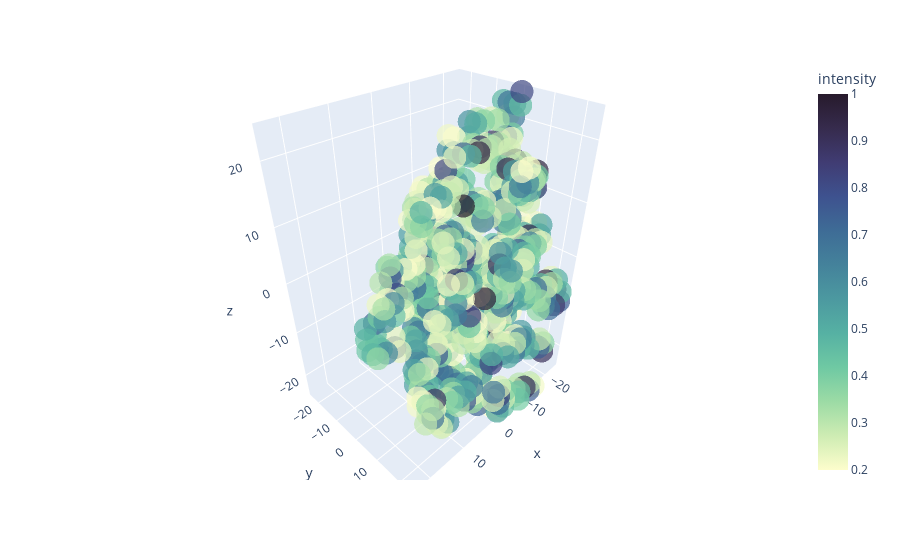

This figure's notebook cell:
### Code cell
chan = 'all_C'

field_dict = make_fields(myprotein_dict[0], channels = [chan], bin_size=1.0,num_bins=50, ligand=True, ligand_dict=myprotein_dict[1])
#field_dict = make_fields(myprotein_dict[0], channels = [chan], bin_size=1.0,num_bins=50, ligand=False)


from cnns4qspr import visualizer
plottable=plot_field_test(field_dict[chan],num_bins=50, show=False)
plottable.show()

### Figure 1 — Plotly figure (JSON) as saved in the notebook; plotly's stock layout.template omitted (floating-point values rounded to 4 significant figures; data arrays with more than 128 entries replaced by an {"elided": "..."} marker saying what was removed)
{"data": [{"hovertemplate": "x=%{x}<br>y=%{y}<br>z=%{z}<br>intensity=%{marker.color}<extra></extra>", "legendgroup": "", "marker": {"color": {"elided": "750 float values"}, "coloraxis": "coloraxis", "opacity": 0.7, "symbol": "circle"}, "mode": "markers", "name": "", "scene": "scene", "showlegend": false, "type": "scatter3d", "x": {"elided": "750 int values"}, "y": {"elided": "750 int values"}, "z": {"elided": "750 int values"}}], "layout": {"coloraxis": {"colorbar": {"title": {"text": "intensity"}}, "colorscale": [[0, "rgb(253, 253, 204)"], [0.09091, "rgb(206, 236, 179)"], [0.1818, "rgb(156, 219, 165)"], [0.2727, "rgb(111, 201, 163)"], [0.3636, "rgb(86, 177, 163)"], [0.4545, "rgb(76, 153, 160)"], [0.5455, "rgb(68, 130, 155)"], [0.6364, "rgb(62, 108, 150)"], [0.7273, "rgb(62, 82, 143)"], [0.8182, "rgb(64, 60, 115)"], [0.9091, "rgb(54, 43, 77)"], [1, "rgb(39, 26, 44)"]]}, "legend": {"tracegroupgap": 0}, "margin": {"t": 60}, "scene": {"domain": {"x": [0, 1], "y": [0, 1]}, "xaxis": {"range": [-25, 25], "title": {"text": "x"}}, "yaxis": {"range": [-25, 25], "title": {"text": "y"}}, "zaxis": {"range": [-25, 25], "title": {"text": "z"}}}, "title": {"text": ""}}}
